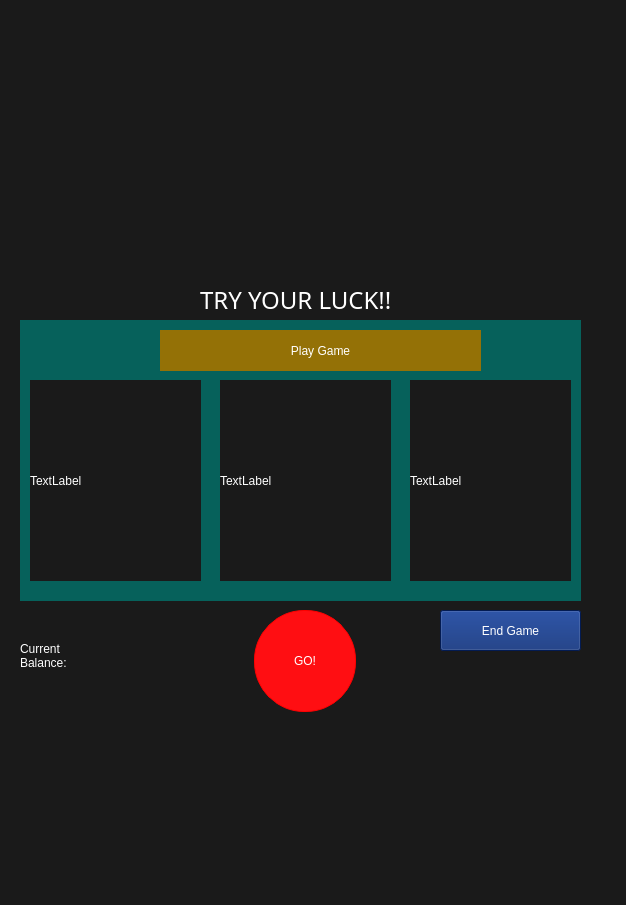
<?xml version="1.0" encoding="UTF-8"?>
<ui version="4.0">
 <class>Jackpot</class>
 <widget class="QWidget" name="Jackpot">
  <property name="geometry">
   <rect>
    <x>0</x>
    <y>0</y>
    <width>626</width>
    <height>905</height>
   </rect>
  </property>
  <property name="windowTitle">
   <string>Form</string>
  </property>
  <property name="styleSheet">
   <string notr="true">background-color: rgb(26, 26, 26);
color: rgb(255, 255, 255);
font: 87 18pt &quot;Segoe UI Black&quot;;</string>
  </property>
  <widget class="QLabel" name="label">
   <property name="geometry">
    <rect>
     <x>30</x>
     <y>-20</y>
     <width>541</width>
     <height>351</height>
    </rect>
   </property>
   <property name="text">
    <string/>
   </property>
   <property name="pixmap">
    <pixmap>../JMS-Pink-550x348.f69943d.png</pixmap>
   </property>
   <property name="scaledContents">
    <bool>true</bool>
   </property>
  </widget>
  <widget class="QLabel" name="label_2">
   <property name="geometry">
    <rect>
     <x>200</x>
     <y>270</y>
     <width>331</width>
     <height>61</height>
    </rect>
   </property>
   <property name="font">
    <font>
     <family>Segoe UI Black</family>
     <pointsize>18</pointsize>
     <weight>10</weight>
     <italic>false</italic>
     <bold>false</bold>
     <strikeout>false</strikeout>
     <kerning>true</kerning>
    </font>
   </property>
   <property name="text">
    <string>TRY YOUR LUCK!!</string>
   </property>
   <property name="textFormat">
    <enum>Qt::RichText</enum>
   </property>
   <property name="wordWrap">
    <bool>false</bool>
   </property>
  </widget>
  <widget class="QWidget" name="horizontalLayoutWidget">
   <property name="geometry">
    <rect>
     <x>20</x>
     <y>320</y>
     <width>561</width>
     <height>281</height>
    </rect>
   </property>
   <layout class="QHBoxLayout" name="horizontalLayout">
    <item>
     <widget class="QLabel" name="label_3">
      <property name="styleSheet">
       <string notr="true">background-color: rgb(6, 97, 91);</string>
      </property>
      <property name="text">
       <string/>
      </property>
      <property name="scaledContents">
       <bool>true</bool>
      </property>
     </widget>
    </item>
   </layout>
  </widget>
  <widget class="QLabel" name="label_4">
   <property name="geometry">
    <rect>
     <x>30</x>
     <y>380</y>
     <width>171</width>
     <height>201</height>
    </rect>
   </property>
   <property name="text">
    <string>TextLabel</string>
   </property>
  </widget>
  <widget class="QLabel" name="label_5">
   <property name="geometry">
    <rect>
     <x>220</x>
     <y>380</y>
     <width>171</width>
     <height>201</height>
    </rect>
   </property>
   <property name="text">
    <string>TextLabel</string>
   </property>
  </widget>
  <widget class="QLabel" name="label_6">
   <property name="geometry">
    <rect>
     <x>410</x>
     <y>380</y>
     <width>161</width>
     <height>201</height>
    </rect>
   </property>
   <property name="text">
    <string>TextLabel</string>
   </property>
  </widget>
  <widget class="QLabel" name="label_7">
   <property name="geometry">
    <rect>
     <x>160</x>
     <y>330</y>
     <width>321</width>
     <height>41</height>
    </rect>
   </property>
   <property name="styleSheet">
    <string notr="true">background-color: rgb(123, 5, 134);
background-color: rgb(148, 113, 6);</string>
   </property>
   <property name="text">
    <string>Play Game</string>
   </property>
   <property name="alignment">
    <set>Qt::AlignCenter</set>
   </property>
  </widget>
  <widget class="QPushButton" name="pushButton">
   <property name="geometry">
    <rect>
     <x>254</x>
     <y>610</y>
     <width>102</width>
     <height>102</height>
    </rect>
   </property>
   <property name="styleSheet">
    <string notr="true">background-color: white;
alternate-background-color: rgb(247, 12, 255);
font: 87 35pt &quot;Segoe UI Black&quot;;
background-color: rgb(255, 14, 18);
color: rgb(255, 255, 255);
 border-style: solid;
 border-width:1px;
 border-radius:50px;
 border-color: red;
 max-width:100px;
 max-height:100px;
 min-width:100px;
 min-height:100px;</string>
   </property>
   <property name="text">
    <string>GO!</string>
   </property>
   <property name="autoDefault">
    <bool>false</bool>
   </property>
   <property name="default">
    <bool>false</bool>
   </property>
   <property name="flat">
    <bool>false</bool>
   </property>
  </widget>
  <widget class="QPushButton" name="pushButton_2">
   <property name="geometry">
    <rect>
     <x>440</x>
     <y>610</y>
     <width>141</width>
     <height>41</height>
    </rect>
   </property>
   <property name="styleSheet">
    <string notr="true">background-color: rgb(4, 38, 115);
color: rgb(255, 255, 255);</string>
   </property>
   <property name="text">
    <string>End Game</string>
   </property>
  </widget>
  <widget class="QLabel" name="label_8">
   <property name="geometry">
    <rect>
     <x>20</x>
     <y>620</y>
     <width>221</width>
     <height>71</height>
    </rect>
   </property>
   <property name="styleSheet">
    <string notr="true">font: 87 14pt &quot;Segoe UI Black&quot;;</string>
   </property>
   <property name="text">
    <string>Current 
Balance:</string>
   </property>
  </widget>
 </widget>
 <resources/>
 <connections/>
</ui>
